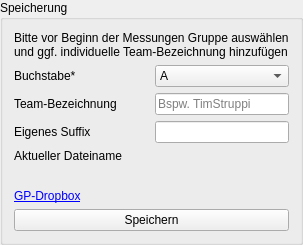
<?xml version="1.0" encoding="UTF-8"?>
<ui version="4.0">
 <class>SavePanel</class>
 <widget class="QGroupBox" name="SavePanel">
  <property name="title">
   <string>Speicherung</string>
  </property>
  <layout class="QGridLayout" name="gridLayout" columnstretch="0,1">
   <property name="horizontalSpacing">
    <number>6</number>
   </property>
   <property name="verticalSpacing">
    <number>6</number>
   </property>
   <item row="0" column="0" colspan="2">
    <widget class="QLabel" name="labelHint">
     <property name="wordWrap">
      <bool>true</bool>
     </property>
     <property name="text">
      <string>Bitte vor Beginn der Messungen Gruppe auswählen und ggf. individuelle Team-Bezeichnung hinzufügen</string>
     </property>
    </widget>
   </item>
   <item row="1" column="0">
    <widget class="QLabel" name="labelGroup">
     <property name="text">
      <string>Buchstabe*</string>
     </property>
    </widget>
   </item>
   <item row="1" column="1">
    <widget class="QComboBox" name="comboGroup">
     <property name="sizePolicy">
      <sizepolicy hsizetype="Expanding" vsizetype="Fixed">
       <horstretch>0</horstretch>
       <verstretch>0</verstretch>
      </sizepolicy>
     </property>
     <property name="toolTip">
      <string>Auswahl der GP Praktikumsgruppe (Pflichtfeld)</string>
     </property>
     <item>
      <property name="text">
       <string notr="true">A</string>
      </property>
     </item>
     <item>
      <property name="text">
       <string notr="true">B</string>
      </property>
     </item>
     <item>
      <property name="text">
       <string notr="true">C</string>
      </property>
     </item>
     <item>
      <property name="text">
       <string notr="true">D</string>
      </property>
     </item>
     <item>
      <property name="text">
       <string notr="true">E</string>
      </property>
     </item>
     <item>
      <property name="text">
       <string notr="true">F</string>
      </property>
     </item>
     <item>
      <property name="text">
       <string notr="true">G</string>
      </property>
     </item>
     <item>
      <property name="text">
       <string notr="true">H</string>
      </property>
     </item>
     <item>
      <property name="text">
       <string notr="true">I</string>
      </property>
     </item>
     <item>
      <property name="text">
       <string notr="true">J</string>
      </property>
     </item>
     <item>
      <property name="text">
       <string notr="true">K</string>
      </property>
     </item>
     <item>
      <property name="text">
       <string notr="true">L</string>
      </property>
     </item>
     <item>
      <property name="text">
       <string notr="true">M</string>
      </property>
     </item>
     <item>
      <property name="text">
       <string notr="true">N</string>
      </property>
     </item>
     <item>
      <property name="text">
       <string notr="true">O</string>
      </property>
     </item>
     <item>
      <property name="text">
       <string notr="true">P</string>
      </property>
     </item>
     <item>
      <property name="text">
       <string notr="true">Q</string>
      </property>
     </item>
     <item>
      <property name="text">
       <string notr="true">R</string>
      </property>
     </item>
     <item>
      <property name="text">
       <string notr="true">S</string>
      </property>
     </item>
     <item>
      <property name="text">
       <string notr="true">T</string>
      </property>
     </item>
     <item>
      <property name="text">
       <string notr="true">U</string>
      </property>
     </item>
     <item>
      <property name="text">
       <string notr="true">V</string>
      </property>
     </item>
     <item>
      <property name="text">
       <string notr="true">W</string>
      </property>
     </item>
     <item>
      <property name="text">
       <string notr="true">Z</string>
      </property>
     </item>
    </widget>
   </item>
   <item row="2" column="0">
    <widget class="QLabel" name="labelTeam">
     <property name="text">
      <string>Team-Bezeichnung</string>
     </property>
    </widget>
   </item>
   <item row="2" column="1">
    <widget class="QLineEdit" name="editTeam">
     <property name="sizePolicy">
      <sizepolicy hsizetype="Ignored" vsizetype="Fixed">
       <horstretch>1</horstretch>
       <verstretch>0</verstretch>
      </sizepolicy>
     </property>
     <property name="clearButtonEnabled">
      <bool>true</bool>
     </property>
     <property name="toolTip">
      <string>Bezeichnung des spezifischen Teams einer Gruppe zur Identifizierung</string>
     </property>
     <property name="placeholderText">
      <string>Bspw. TimStruppi</string>
     </property>
    </widget>
   </item>
   <item row="3" column="0">
    <widget class="QLabel" name="labelSuffix">
     <property name="text">
      <string>Eigenes Suffix</string>
     </property>
    </widget>
   </item>
   <item row="3" column="1">
    <widget class="QLineEdit" name="editSuffix">
     <property name="sizePolicy">
      <sizepolicy hsizetype="Ignored" vsizetype="Fixed">
       <horstretch>1</horstretch>
       <verstretch>0</verstretch>
      </sizepolicy>
     </property>
     <property name="maxLength">
      <number>20</number>
     </property>
     <property name="toolTip">
      <string>Ein benutzerdefiniertes Suffix mit maximal 20 Zeichen</string>
     </property>
    </widget>
   </item>
   <item row="4" column="0" colspan="2">
    <widget class="QLabel" name="labelFilename">
     <property name="text">
      <string>Aktueller Dateiname</string>
     </property>
    </widget>
   </item>
   <item row="5" column="0" colspan="2">
    <widget class="ElidedLabel" name="valueFilename">
     <property name="sizePolicy">
      <sizepolicy hsizetype="Ignored" vsizetype="Preferred">
       <horstretch>1</horstretch>
       <verstretch>0</verstretch>
      </sizepolicy>
     </property>
    </widget>
   </item>
   <item row="6" column="0" colspan="2">
    <widget class="QLabel" name="labelDropbox">
     <property name="textFormat">
      <enum>Qt::TextFormat::RichText</enum>
     </property>
     <property name="openExternalLinks">
      <bool>true</bool>
     </property>
     <property name="text">
      <string>&lt;a href=&quot;https://openbis.physik.tu-berlin.de/doku/students/gp/automatic_upload.html&quot;&gt;GP-Dropbox&lt;/a&gt;</string>
     </property>
     <property name="toolTip">
      <string>Die Dateien werden in einem speziell generierten Ordner abgelegt, welcher die Nutzung der GP-Dropbox für den automatischen Upload erleichtert.</string>
     </property>
    </widget>
   </item>
   <item row="7" column="0" colspan="2">
    <widget class="QPushButton" name="buttonSave">
     <property name="text">
      <string>Speichern</string>
     </property>
     <property name="toolTip">
      <string>Messung speichern (Dateidialog)</string>
     </property>
    </widget>
   </item>
  </layout>
 </widget>
 <customwidgets>
  <customwidget>
   <class>ElidedLabel</class>
   <extends>QLabel</extends>
   <header>polarisation_ui.ui.widgets.elided_label</header>
  </customwidget>
 </customwidgets>
 <resources/>
 <connections/>
</ui>
